Frame 1 (no input): blank canvas, image omitted
Frame 60 (no input): blank canvas, image omitted
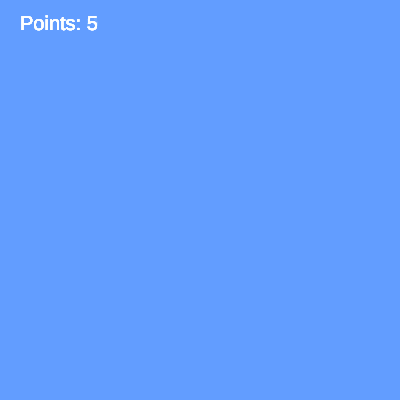
Frame 120 (the mouse pressed at the canvas centre since frame 60)

The p5.js sketch whose frames 1 and 60 were blank and that drew this single picture after the mouse press (run headless with seeded random() and noise() and a simulated clock; from frame 60 on, the mouse is pressed at the canvas centre):

// p5.js sketch
// ── sketch.js
let points = 0;         // Variable to keep track of points
let maxPoints = 100;    // Define a max points value for transparency transition

function setup() {
    createCanvas(400, 400);
}

function draw() {
    // Map points to an alpha (transparency) range
    let alphaValue = map(points, 0, maxPoints, 0, 255);

    // Set background color with variable alpha based on points
    background(100, 150, 255, alphaValue);

    // Display points on the canvas
    fill(255);
    textSize(20);
    text(`Points: ${points}`, 20, 30);
}

// Increase points when mouse is pressed
function mousePressed() {
    points += 5;

    // Cap points at maxPoints to avoid exceeding the transparency range
    if (points > maxPoints) {
        points = maxPoints;
    }
}
